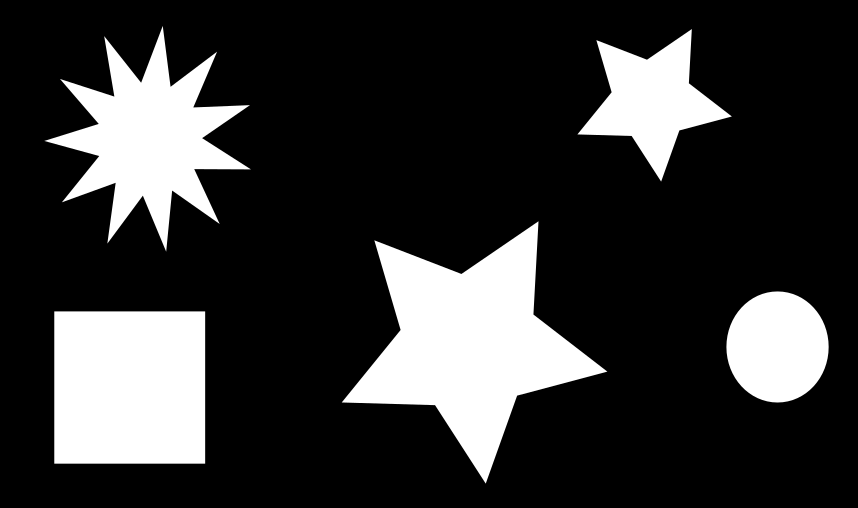
#> input picture morphological/images/extract.png, 858 x 508 px, found by its file name
$ python extract_components.py   (Python 2 division)
#> lines starting #> are read from the running program, lines starting #| are printed output that depends on the picture
#> further down, bin_img is the input picture: shape (508, 858); min 0, max 255, mean 52.3
import numpy as np
import cv2
import matplotlib.pyplot as plt


def morphological_extraction(bin_img, seed, labels, label_id):
		iterations = 0
		x0 = np.zeros(bin_img.shape)
		kernel = np.ones((3,3),np.uint8)

		x0[seed[0],seed[1]] = 255

		x1 = cv2.dilate(x0,kernel,iterations = 1)
		x1 = np.logical_and(x1,bin_img)
		x1 = x1.astype(np.uint8)

		while np.max(x1.flatten()-x0.flatten()) > 0:
				x0 = x1
				x1 = cv2.dilate(x0,kernel,iterations = 1)
				x1 = np.logical_and(x1,bin_img)
				x1 = x1.astype(np.uint8)
				iterations = iterations+1

		labels[np.nonzero(x0)] = label_id


def extract_components(bin_img):
		[m,n] = bin_img.shape
#> m = 508; n = 858
		labels = np.zeros(bin_img.shape,dtype=np.uint8)
		label_id = 0

		for i in range(m):
			for j in range(n):
				if(bin_img[i,j] == 255 and labels[i,j] == 0):
					seed = np.array([i,j])
					label_id = label_id+1
					morphological_extraction(bin_img, seed, labels, label_id)
#> after the loop, label_id = 5

		print ("Number of components:", label_id)
#| Number of components: 5
		unique, counts = np.unique(labels, return_counts=True)
#> unique = [0, 1, 2, 3, 4, 5]
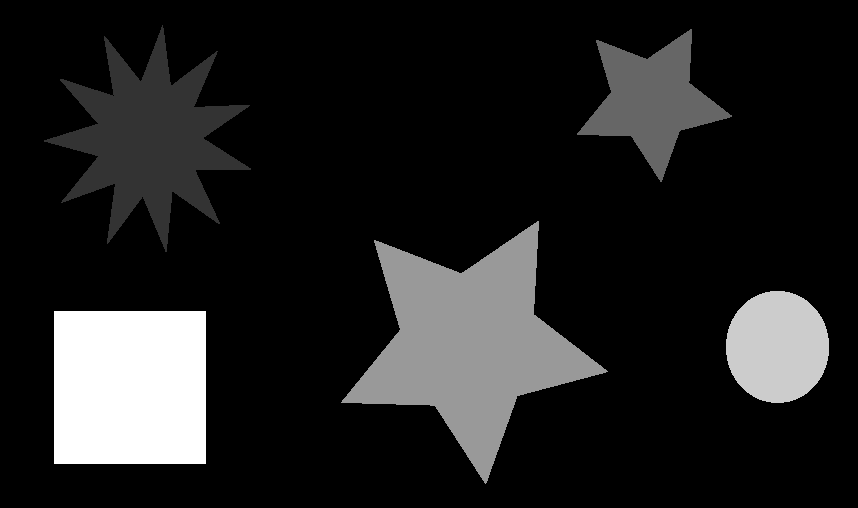
#> labels: shape (508, 858); min 0, max 5, mean 0.645; drawn with min black and max white
		print np.asarray((unique, counts)).T
#| [[     0 344321]
#|  [     1  19398]
#|  [     2  10151]
#|  [     3  29626]
#|  [     4   9112]
#|  [     5  23256]]
		return labels, label_id


if __name__ == '__main__':

 	#There is a function named "label" from scipy.ndimage that can be used to extract the connected components as well
	bin_img = cv2.imread("extract.png",0)#binary image[0 and 255]

	res,labels = extract_components(bin_img)
#> labels = 5
	n_components = min(labels,6)# show at most 6 components
#> n_components = 5

	ind = 1
	plt.figure(figsize=(20,10))
	while ind <= n_components:
		plt.subplot(1,n_components,ind)
		plt.title('Label:'+str(ind), fontsize=15)
		plt.axis('off')
		x = np.zeros(bin_img.shape,dtype=np.uint8)
		x[res==ind] = 255
		plt.imshow(x,'gray')
		ind = ind+1
	plt.show()
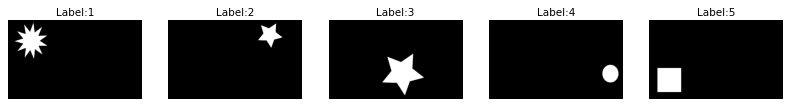
#> figure drawn by matplotlib, 5 panels
